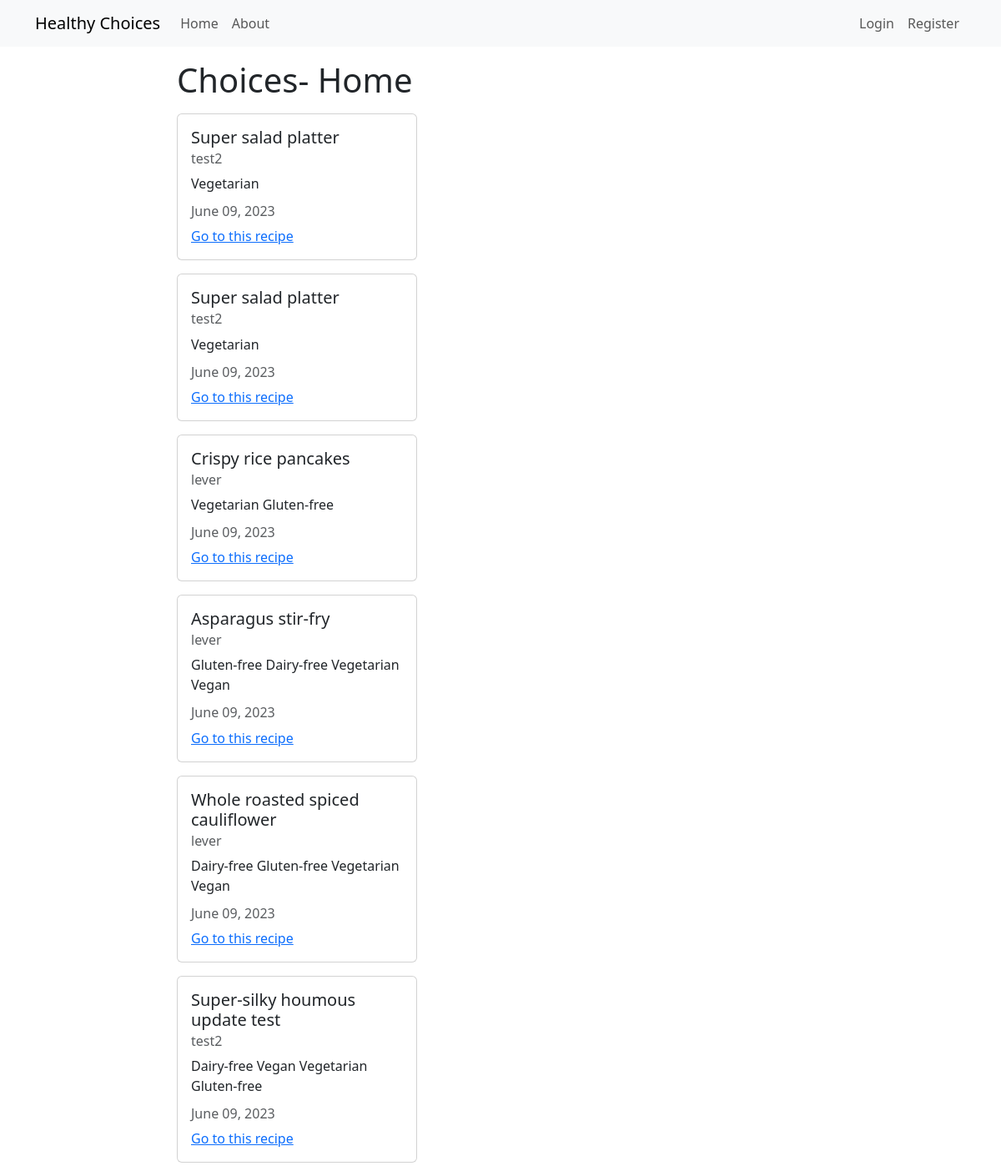
Page /home/ on the earlier database version.
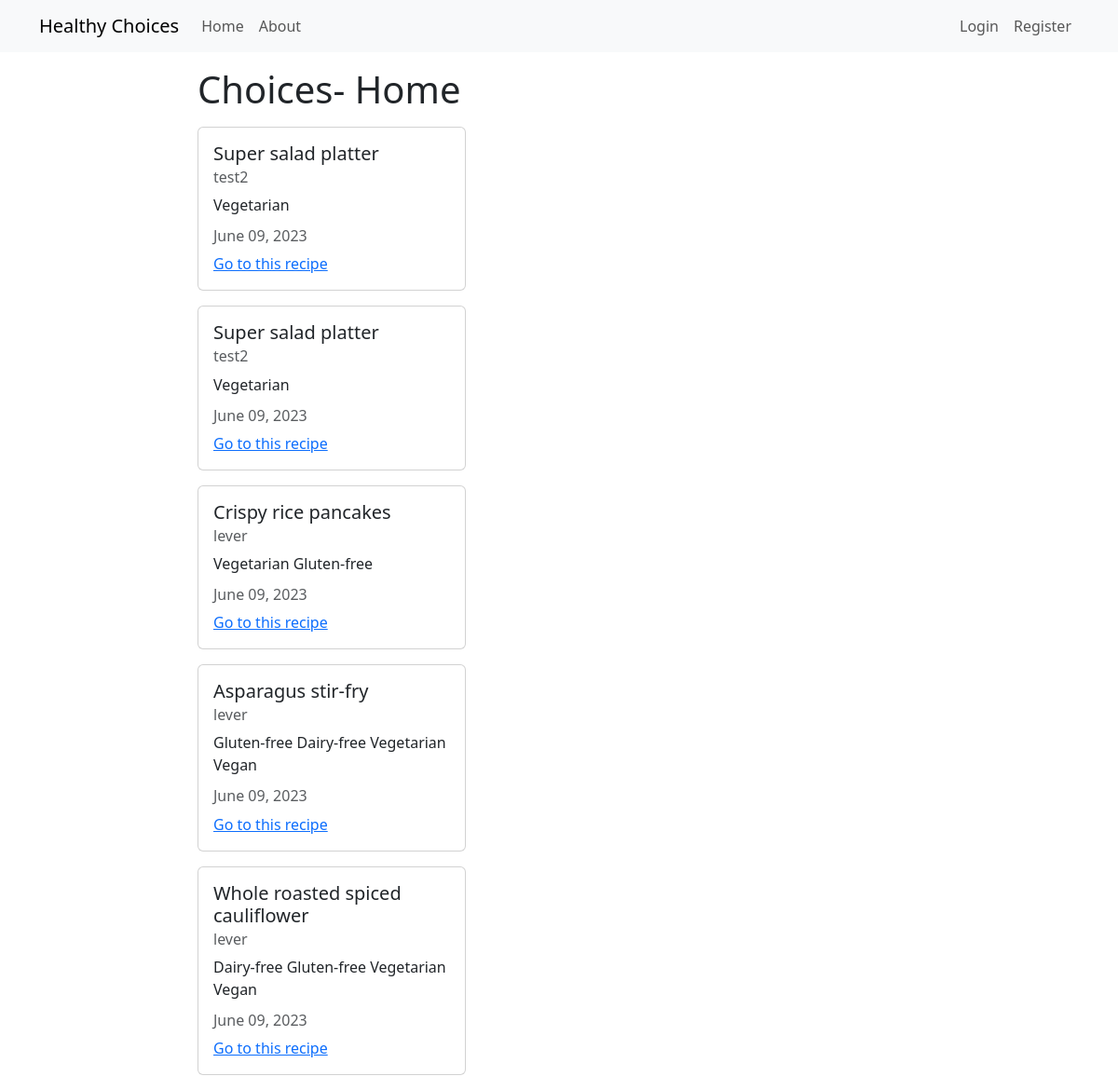
Same page on the later database version.
### choices/models.py (models this page shows, shortened)
class Choice(models.Model):
    title = models.CharField(max_length=100)
    description = models.TextField()
    author = models.ForeignKey(User, on_delete=models.CASCADE)
    date_posted = models.DateTimeField(auto_now_add=True)
    date_updated = models.DateTimeField(auto_now=True)

### choices/views.py (the view)
# urls.py: path('home/', views.ChoiceListView.as_view(), name='choices-home'),
class ChoiceListView(ListView):
    model = models.Choice
    template_name = 'choices/home.html'
    context_object_name = 'choices'
    ordering = ['-date_posted']

### choices/templates/choices/home.html
{% extends "choices/base.html" %}
{% block content %}
    <h1>Choices- Home</h1>
    {% for choice in choices %}
        <div class="card my-3" style="width: 18rem;">
            <div class="card-body">
              <h5 class="card-title">{{ choice.title }}</h5>
              <h6 class="card-subtitle mb-2 text-body-secondary">{{ choice.author }}</h6>
              <p class="card-text">{{ choice.description }}</p>
              <h6 class="card-subtitle mb-2 text-body-secondary">{{ choice.date_updated|date:"F d, Y" }}</h6>
              <a href="{% url 'choices-detail' choice.pk %}" class="card-link">Go to this recipe</a>
            </div>
          </div>
    {% endfor %}
{% endblock content %}

### choices/templates/choices/base.html (shortened to what this page needs)
<!DOCTYPE html>
<html lang="en">
<head>
    <link href="https://cdn.jsdelivr.net/npm/bootstrap@5.3.0/dist/css/bootstrap.min.css" rel="stylesheet">
</head>
<body>
    <nav class="navbar navbar-expand-lg bg-body-tertiary" data-bs-theme="blue">
        <div class="container">
          <a class="navbar-brand" href="{% url 'choices-home' %}">Healthy Choices</a>
          <div class="collapse navbar-collapse" id="navbarNav">
            <ul class="navbar-nav">
              <li class="nav-item">
                <a class="nav-link" aria-current="page" href="{% url 'choices-home' %}">Home</a>
              </li>
              <li class="nav-item">
                <a class="nav-link" href="{% url 'choices-about' %}">About</a>
              </li>
            </ul>
          </div>
          <div class="navbar-nav">
            {% if user.is_authenticated %}
              <a class="nav-link nav-item" href="{% url 'user-profile' %}">My Profile</a>
              <a class="nav-link nav-item" href="{% url 'user-logout' %}">Logout</a>
            {% else %}
              <a class="nav-link nav-item" href="{% url 'user-login' %}">Login</a>
              <a class="nav-link nav-item" href="{% url 'user-register' %}">Register</a>
            {% endif %}
          </div>
        </div>
      </nav>
      <div class="container mt-3 col-8">
    {% block content %}
    {% endblock %}
      </div>
</body>
</html>

Differences in the rows shown:
removed Choice: title "Super-silky houmous update test", author "test2", description "Dairy-free Vegan Vegetarian Gluten-free", date_updated "June 09, 2023"
